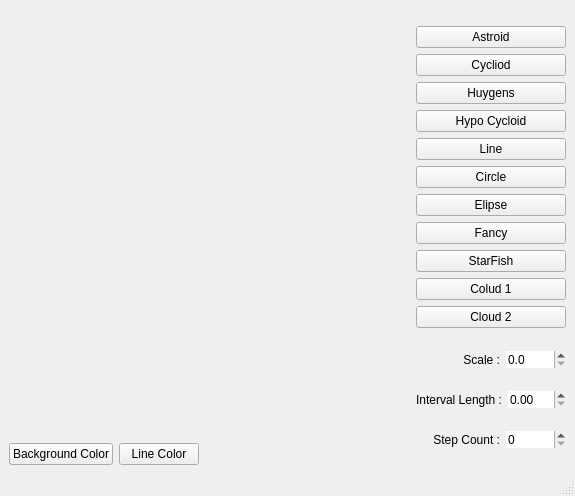
<?xml version="1.0" encoding="UTF-8"?>
<ui version="4.0">
 <class>Shapes</class>
 <widget class="QMainWindow" name="Shapes">
  <property name="geometry">
   <rect>
    <x>0</x>
    <y>0</y>
    <width>575</width>
    <height>496</height>
   </rect>
  </property>
  <property name="windowTitle">
   <string>MainWindow</string>
  </property>
  <widget class="QWidget" name="centralwidget">
   <layout class="QHBoxLayout" name="horizontalLayout_5">
    <item>
     <layout class="QVBoxLayout" name="verticalLayout_3">
      <item>
       <widget class="RenderArea" name="renderArea" native="true"/>
      </item>
      <item>
       <layout class="QHBoxLayout" name="horizontalLayout_4">
        <item>
         <widget class="QPushButton" name="btnBackground">
          <property name="text">
           <string>Background Color</string>
          </property>
         </widget>
        </item>
        <item>
         <widget class="QPushButton" name="btnLineColor">
          <property name="text">
           <string>Line Color</string>
          </property>
         </widget>
        </item>
        <item>
         <spacer name="horizontalSpacer">
          <property name="orientation">
           <enum>Qt::Horizontal</enum>
          </property>
          <property name="sizeHint" stdset="0">
           <size>
            <width>40</width>
            <height>20</height>
           </size>
          </property>
         </spacer>
        </item>
       </layout>
      </item>
     </layout>
    </item>
    <item>
     <layout class="QVBoxLayout" name="verticalLayout_2">
      <item>
       <layout class="QVBoxLayout" name="verticalLayout">
        <item>
         <widget class="QPushButton" name="btnAstroid">
          <property name="text">
           <string>Astroid</string>
          </property>
         </widget>
        </item>
        <item>
         <widget class="QPushButton" name="btnCycloid">
          <property name="text">
           <string>Cycliod</string>
          </property>
         </widget>
        </item>
        <item>
         <widget class="QPushButton" name="btnHuygens">
          <property name="text">
           <string>Huygens</string>
          </property>
         </widget>
        </item>
        <item>
         <widget class="QPushButton" name="btnHypo">
          <property name="text">
           <string>Hypo Cycloid</string>
          </property>
         </widget>
        </item>
        <item>
         <widget class="QPushButton" name="btnLine">
          <property name="text">
           <string>Line</string>
          </property>
         </widget>
        </item>
        <item>
         <widget class="QPushButton" name="btnCircle">
          <property name="text">
           <string>Circle</string>
          </property>
         </widget>
        </item>
        <item>
         <widget class="QPushButton" name="btnEllipse">
          <property name="text">
           <string>Elipse</string>
          </property>
         </widget>
        </item>
        <item>
         <widget class="QPushButton" name="btnFancy">
          <property name="text">
           <string>Fancy</string>
          </property>
         </widget>
        </item>
        <item>
         <widget class="QPushButton" name="btnStarfish">
          <property name="text">
           <string>StarFish</string>
          </property>
         </widget>
        </item>
        <item>
         <widget class="QPushButton" name="btnCloud">
          <property name="text">
           <string>Colud 1</string>
          </property>
         </widget>
        </item>
        <item>
         <widget class="QPushButton" name="btnCloud2">
          <property name="text">
           <string>Cloud 2</string>
          </property>
         </widget>
        </item>
       </layout>
      </item>
      <item>
       <layout class="QHBoxLayout" name="horizontalLayout_3">
        <item>
         <widget class="QLabel" name="slabel">
          <property name="layoutDirection">
           <enum>Qt::LeftToRight</enum>
          </property>
          <property name="text">
           <string>Scale :</string>
          </property>
          <property name="alignment">
           <set>Qt::AlignRight|Qt::AlignTrailing|Qt::AlignVCenter</set>
          </property>
         </widget>
        </item>
        <item>
         <widget class="QDoubleSpinBox" name="spinScale">
          <property name="maximumSize">
           <size>
            <width>60</width>
            <height>16777215</height>
           </size>
          </property>
          <property name="cursor">
           <cursorShape>ArrowCursor</cursorShape>
          </property>
          <property name="wrapping">
           <bool>false</bool>
          </property>
          <property name="frame">
           <bool>false</bool>
          </property>
          <property name="showGroupSeparator" stdset="0">
           <bool>false</bool>
          </property>
          <property name="decimals">
           <number>1</number>
          </property>
          <property name="maximum">
           <double>200.000000000000000</double>
          </property>
          <property name="singleStep">
           <double>0.100000000000000</double>
          </property>
         </widget>
        </item>
       </layout>
      </item>
      <item>
       <layout class="QHBoxLayout" name="horizontalLayout_2">
        <item>
         <widget class="QLabel" name="slabel_2">
          <property name="text">
           <string>Interval Length :</string>
          </property>
          <property name="alignment">
           <set>Qt::AlignRight|Qt::AlignTrailing|Qt::AlignVCenter</set>
          </property>
         </widget>
        </item>
        <item>
         <widget class="QDoubleSpinBox" name="spinInterval">
          <property name="maximumSize">
           <size>
            <width>60</width>
            <height>16777215</height>
           </size>
          </property>
          <property name="frame">
           <bool>false</bool>
          </property>
          <property name="maximum">
           <double>100.000000000000000</double>
          </property>
         </widget>
        </item>
       </layout>
      </item>
      <item>
       <layout class="QHBoxLayout" name="horizontalLayout">
        <item>
         <widget class="QLabel" name="slabel_3">
          <property name="text">
           <string>Step Count :</string>
          </property>
          <property name="alignment">
           <set>Qt::AlignRight|Qt::AlignTrailing|Qt::AlignVCenter</set>
          </property>
         </widget>
        </item>
        <item>
         <widget class="QSpinBox" name="spinCount">
          <property name="maximumSize">
           <size>
            <width>60</width>
            <height>16777215</height>
           </size>
          </property>
          <property name="frame">
           <bool>false</bool>
          </property>
          <property name="maximum">
           <number>512</number>
          </property>
         </widget>
        </item>
       </layout>
      </item>
     </layout>
    </item>
   </layout>
  </widget>
  <widget class="QMenuBar" name="menubar">
   <property name="geometry">
    <rect>
     <x>0</x>
     <y>0</y>
     <width>575</width>
     <height>21</height>
    </rect>
   </property>
  </widget>
  <widget class="QStatusBar" name="statusbar"/>
 </widget>
 <customwidgets>
  <customwidget>
   <class>RenderArea</class>
   <extends>QWidget</extends>
   <header>renderarea.h</header>
   <container>1</container>
  </customwidget>
 </customwidgets>
 <resources/>
 <connections/>
</ui>
